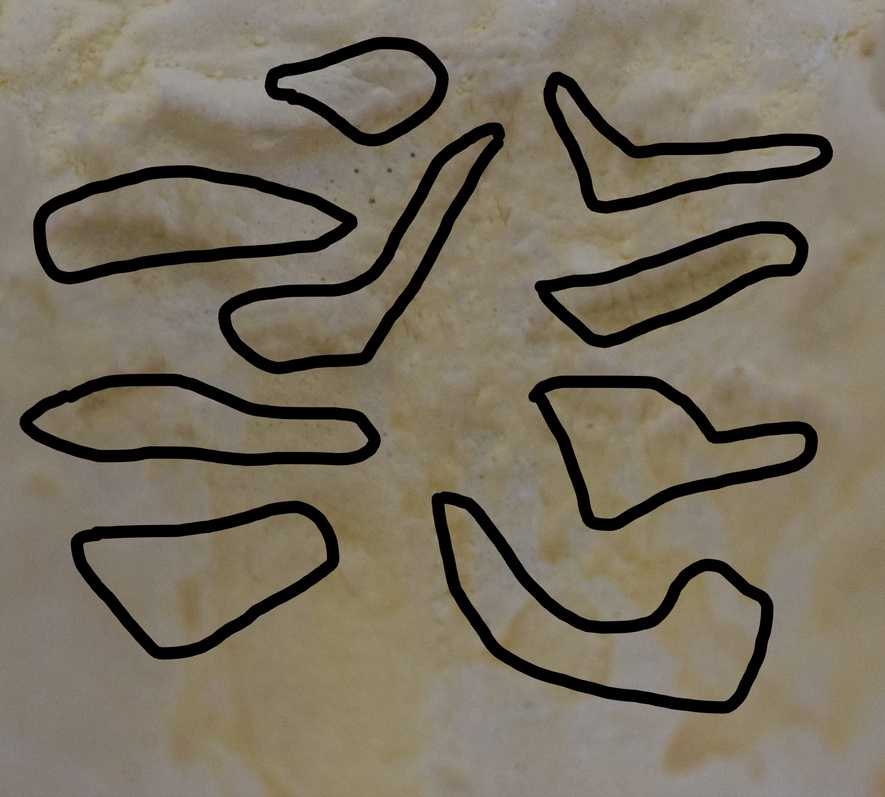
#> input picture train_image/Abish.jpg, 885 x 797 px, shrunk from 2850 x 2567 before the run; its folder holds 4 pictures in this run
$ python train.py
#> lines starting #> are read from the running program, lines starting #| are printed output that depends on the picture
import cv2
import numpy as np
import glob
import time


def load_all_image_from_path(path):
#> called with path = 'train_image/*'
    image_list = []
    for filename in glob.glob(path):
        # load image in gray scale
        im = cv2.imread(filename, cv2.IMREAD_GRAYSCALE)
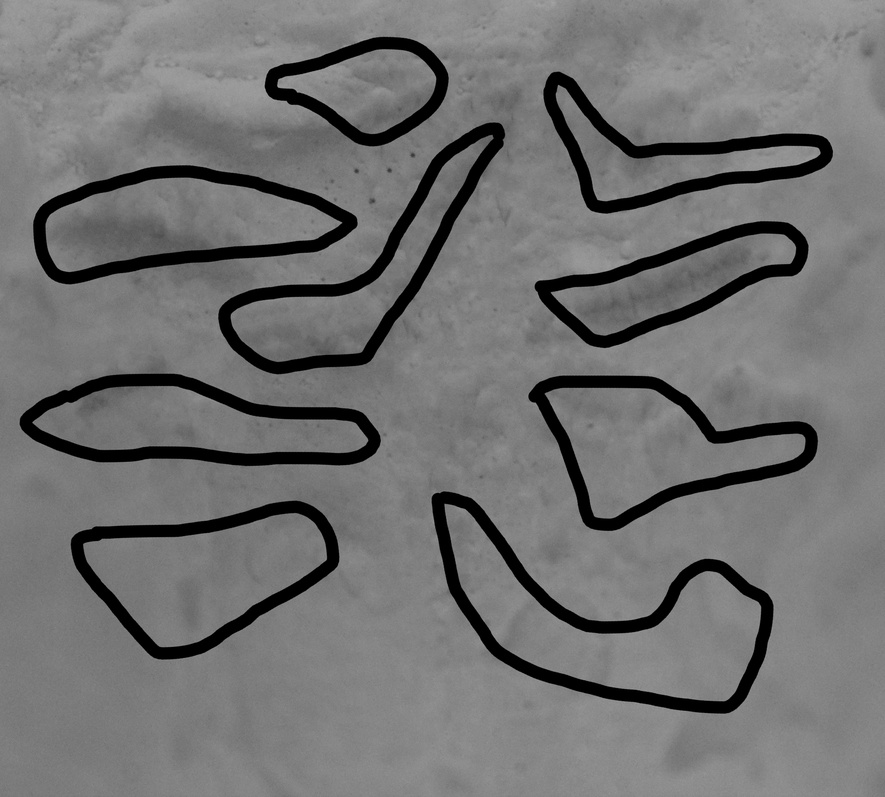
#> im: shape (797, 885); min 0, max 166, mean 113.8
        image_list.append(im)
#> pass 2 of the loop in load_all_image_from_path, `for filename in glob.glob(path):`:
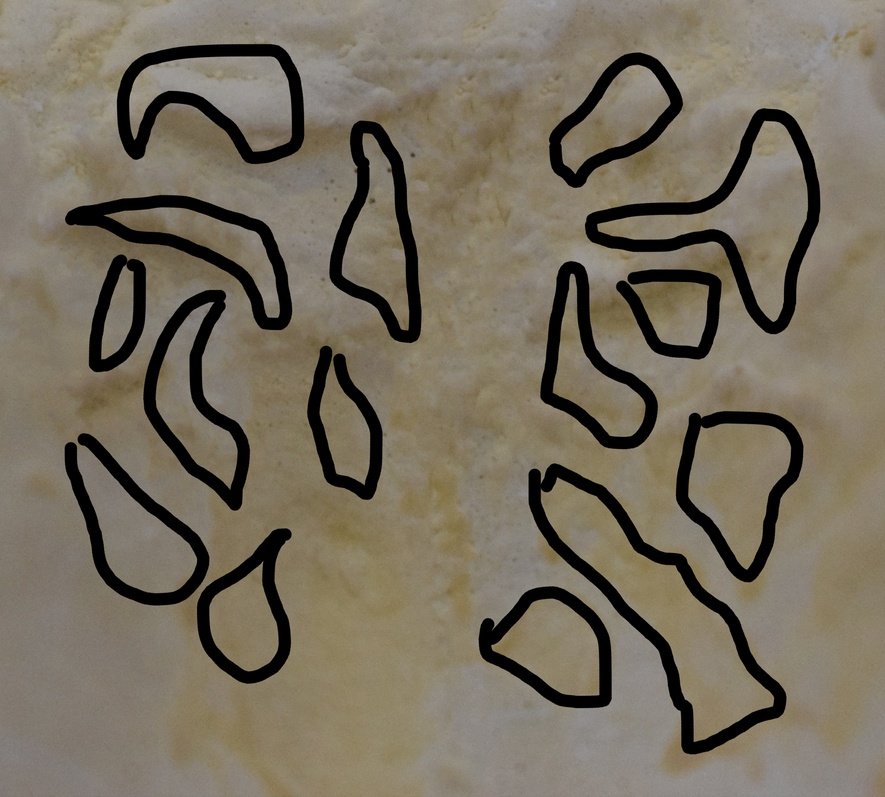
#> input picture train_image/Akarsh.jpg, 885 x 797 px, shrunk from 2850 x 2567 before the run
#> in load_all_image_from_path, `im = cv2.imread(filename, cv2.IMREAD_GRAYSCALE)`:
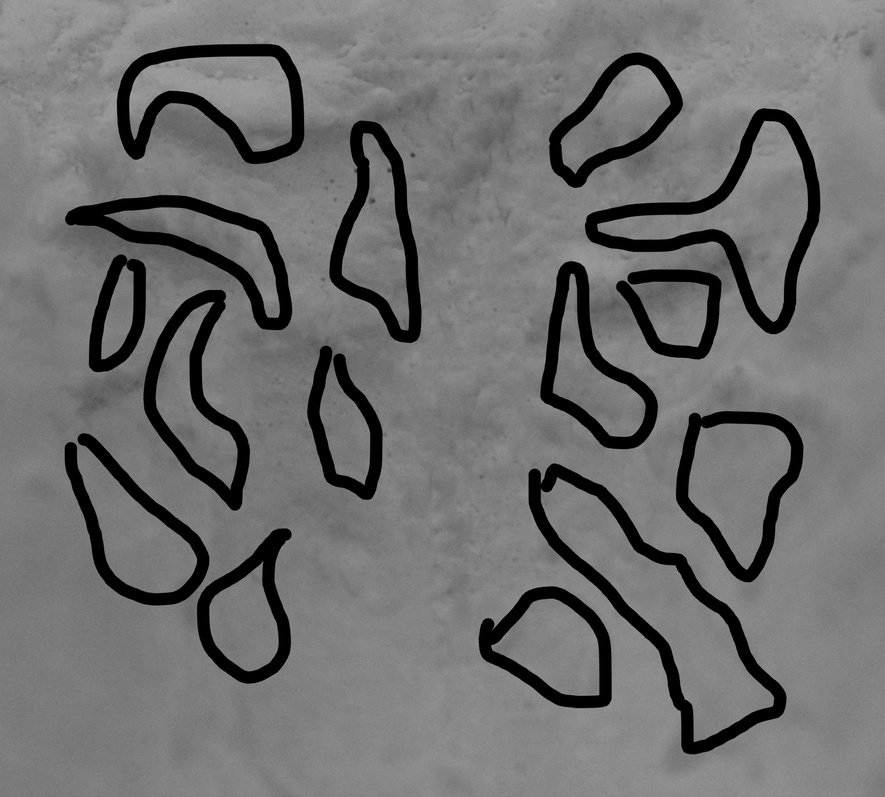
#> im: shape (797, 885); min 0, max 166, mean 112.3
#> pass 3 of the loop in load_all_image_from_path, `for filename in glob.glob(path):`:
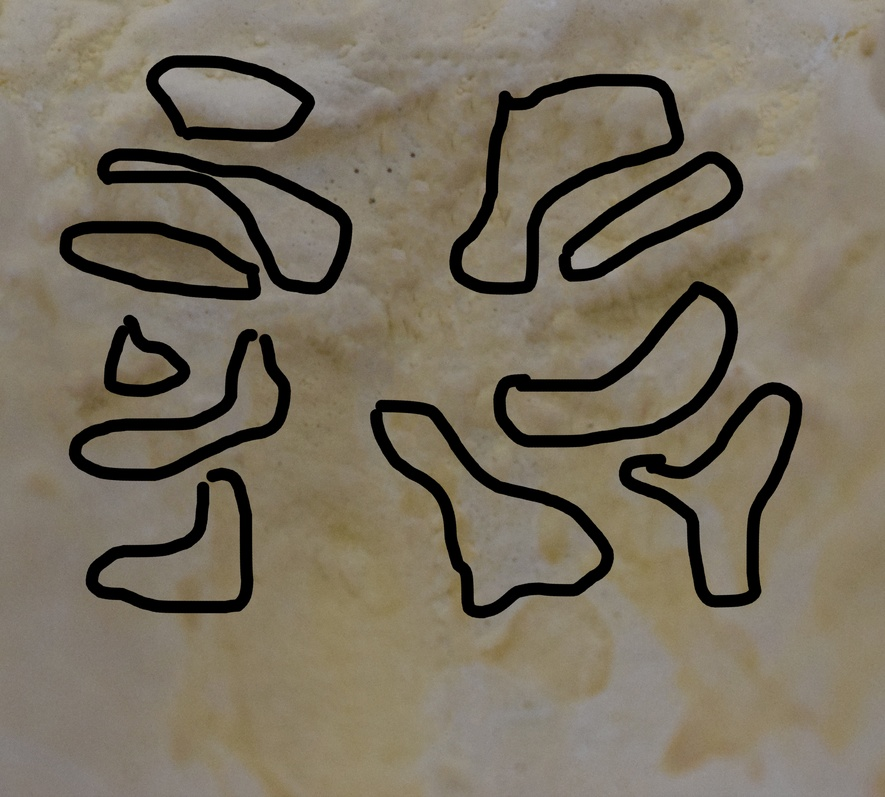
#> input picture train_image/Bhanuprakash.jpg, 885 x 797 px, shrunk from 2850 x 2567 before the run
#> in load_all_image_from_path, `im = cv2.imread(filename, cv2.IMREAD_GRAYSCALE)`:
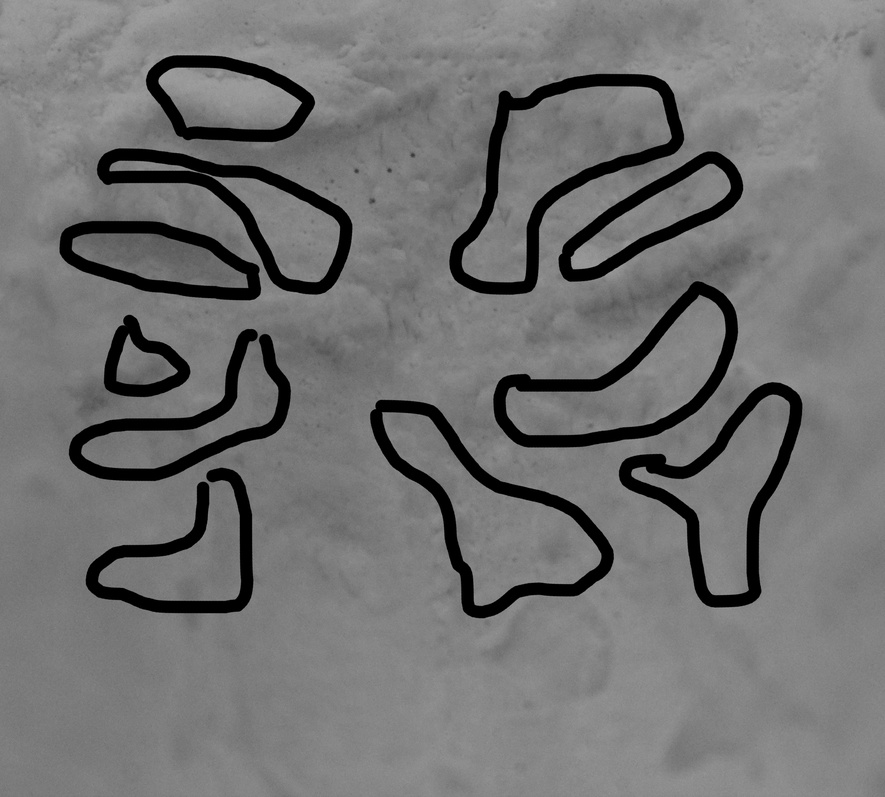
#> im: shape (797, 885); min 0, max 165, mean 114.7
#> the loop made 4 passes; the first 3 are shown
    return image_list


# [88 lines left out: functions display_image, combine_image, orb_with_flann, find_best_match_index, not called in this run]


if __name__ == '__main__':
    # load image
    train_image_list = load_all_image_from_path("train_image/*")
    query_image_list = load_all_image_from_path("sample_image/*")

    for index, query_image in enumerate(query_image_list):
        matches = []

        # get process time
        start = int(round(time.time() * 1000))
        for train_image in train_image_list:
            matches.append(orb_with_flann(query_image, train_image))
        end = int(round(time.time() * 1000)) - start
        print("process time: " + end.__str__())

        # find the best match
        best_match_index = find_best_match_index(matches)

        # combine query image with the best match image so easy view
        result_image = combine_image(query_image, matches[best_match_index][0])

        font = cv2.FONT_HERSHEY_SIMPLEX
        result_image = cv2.cvtColor(result_image, cv2.COLOR_GRAY2BGR)
        result_image = cv2.putText(result_image, str(matches[best_match_index][1]) + " - " + "time: " + str(end),
                                   (0, 50), font, 2, (0, 0, 255),
                                   2, cv2.LINE_AA)
        display_image(result_image)

        # save result image
        cv2.imwrite("result/result" + str(index) + ".jpg", result_image)
